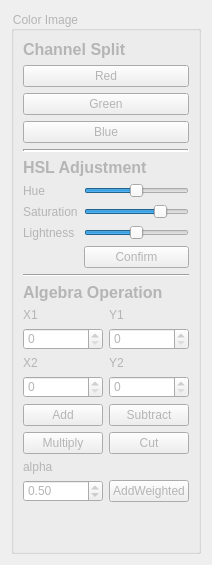
      <widget class="QWidget" name="colorPage">
       <layout class="QVBoxLayout" name="verticalLayout_3">
        <item>
         <widget class="QGroupBox" name="colorGroupBox">
          <property name="styleSheet">
           <string notr="true">color:rgb(181, 181, 181)</string>
          </property>
          <property name="title">
           <string>Color Image</string>
          </property>
          <layout class="QVBoxLayout" name="verticalLayout_2">
           <item>
            <widget class="QLabel" name="channelLabel">
             <property name="maximumSize">
              <size>
               <width>16777215</width>
               <height>30</height>
              </size>
             </property>
             <property name="styleSheet">
              <string notr="true">font-size:16px;
font-weight:bold</string>
             </property>
             <property name="text">
              <string>Channel Split</string>
             </property>
            </widget>
           </item>
           <item>
            <widget class="QPushButton" name="redPushButton">
             <property name="text">
              <string>Red</string>
             </property>
            </widget>
           </item>
           <item>
            <widget class="QPushButton" name="greenPushButton">
             <property name="text">
              <string>Green</string>
             </property>
            </widget>
           </item>
           <item>
            <widget class="QPushButton" name="bluePushButton">
             <property name="text">
              <string>Blue</string>
             </property>
            </widget>
           </item>
           <item>
            <widget class="Line" name="line1">
             <property name="styleSheet">
              <string notr="true"/>
             </property>
             <property name="lineWidth">
              <number>2</number>
             </property>
             <property name="orientation">
              <enum>Qt::Horizontal</enum>
             </property>
            </widget>
           </item>
           <item>
            <widget class="QLabel" name="label_27">
             <property name="maximumSize">
              <size>
               <width>16777215</width>
               <height>30</height>
              </size>
             </property>
             <property name="styleSheet">
              <string notr="true">font-size:16px;
font-weight:bold</string>
             </property>
             <property name="text">
              <string>HSL Adjustment</string>
             </property>
            </widget>
           </item>
           <item>
            <layout class="QGridLayout" name="gridLayout_11">
             <item row="1" column="0">
              <widget class="QLabel" name="saturationLabel">
               <property name="text">
                <string>Saturation</string>
               </property>
              </widget>
             </item>
             <item row="0" column="1">
              <widget class="QSlider" name="hueSlider">
               <property name="minimum">
                <number>-180</number>
               </property>
               <property name="maximum">
                <number>180</number>
               </property>
               <property name="orientation">
                <enum>Qt::Horizontal</enum>
               </property>
              </widget>
             </item>
             <item row="0" column="0">
              <widget class="QLabel" name="hueLabel">
               <property name="text">
                <string>Hue</string>
               </property>
              </widget>
             </item>
             <item row="2" column="1">
              <widget class="QSlider" name="lightnessSlider">
               <property name="minimum">
                <number>-100</number>
               </property>
               <property name="maximum">
                <number>100</number>
               </property>
               <property name="orientation">
                <enum>Qt::Horizontal</enum>
               </property>
              </widget>
             </item>
             <item row="2" column="0">
              <widget class="QLabel" name="lightnessLabel">
               <property name="text">
                <string>Lightness</string>
               </property>
              </widget>
             </item>
             <item row="1" column="1">
              <widget class="QSlider" name="saturationSlider">
               <property name="minimum">
                <number>-100</number>
               </property>
               <property name="maximum">
                <number>30</number>
               </property>
               <property name="value">
                <number>0</number>
               </property>
               <property name="sliderPosition">
                <number>0</number>
               </property>
               <property name="orientation">
                <enum>Qt::Horizontal</enum>
               </property>
              </widget>
             </item>
             <item row="3" column="1">
              <widget class="QPushButton" name="hslPushButton">
               <property name="text">
                <string>Confirm</string>
               </property>
              </widget>
             </item>
            </layout>
           </item>
           <item>
            <widget class="Line" name="line_3">
             <property name="orientation">
              <enum>Qt::Horizontal</enum>
             </property>
            </widget>
           </item>
           <item>
            <widget class="QLabel" name="label_28">
             <property name="maximumSize">
              <size>
               <width>16777215</width>
               <height>30</height>
              </size>
             </property>
             <property name="styleSheet">
              <string notr="true">font-size:16px;
font-weight:bold</string>
             </property>
             <property name="text">
              <string>Algebra Operation</string>
             </property>
            </widget>
           </item>
           <item>
            <layout class="QGridLayout" name="gridLayout_10">
             <item row="2" column="0">
              <widget class="QLabel" name="label_22">
               <property name="text">
                <string>X2</string>
               </property>
              </widget>
             </item>
             <item row="3" column="0">
              <widget class="QSpinBox" name="x2SpinBox"/>
             </item>
             <item row="3" column="1">
              <widget class="QSpinBox" name="y2SpinBox"/>
             </item>
             <item row="2" column="1">
              <widget class="QLabel" name="label_23">
               <property name="text">
                <string>Y2</string>
               </property>
              </widget>
             </item>
             <item row="0" column="1">
              <widget class="QLabel" name="label_21">
               <property name="text">
                <string>Y1</string>
               </property>
              </widget>
             </item>
             <item row="0" column="0">
              <widget class="QLabel" name="label_20">
               <property name="text">
                <string>X1</string>
               </property>
              </widget>
             </item>
             <item row="1" column="0">
              <widget class="QSpinBox" name="x1SpinBox"/>
             </item>
             <item row="1" column="1">
              <widget class="QSpinBox" name="y1SpinBox"/>
             </item>
             <item row="5" column="1">
              <widget class="QPushButton" name="cutPushButton">
               <property name="text">
                <string>Cut</string>
               </property>
              </widget>
             </item>
             <item row="7" column="0">
              <widget class="QLabel" name="label_24">
               <property name="text">
                <string>alpha</string>
               </property>
              </widget>
             </item>
             <item row="9" column="0">
              <widget class="QDoubleSpinBox" name="alphaSpinBox">
               <property name="maximum">
                <double>1.000000000000000</double>
               </property>
               <property name="value">
                <double>0.500000000000000</double>
               </property>
              </widget>
             </item>
             <item row="9" column="1">
              <widget class="QPushButton" name="addWeightedPushButton">
               <property name="text">
                <string>AddWeighted</string>
               </property>
              </widget>
             </item>
             <item row="4" column="1">
              <widget class="QPushButton" name="subPushButton">
               <property name="text">
                <string>Subtract</string>
               </property>
              </widget>
             </item>
             <item row="4" column="0">
              <widget class="QPushButton" name="addPushButton">
               <property name="text">
                <string>Add</string>
               </property>
              </widget>
             </item>
             <item row="5" column="0">
              <widget class="QPushButton" name="mulPushButton">
               <property name="text">
                <string>Multiply</string>
               </property>
              </widget>
             </item>
            </layout>
           </item>
           <item>
            <spacer name="verticalSpacer_3">
             <property name="orientation">
              <enum>Qt::Vertical</enum>
             </property>
             <property name="sizeType">
              <enum>QSizePolicy::Expanding</enum>
             </property>
             <property name="sizeHint" stdset="0">
              <size>
               <width>20</width>
               <height>40</height>
              </size>
             </property>
            </spacer>
           </item>
          </layout>
         </widget>
        </item>
       </layout>
      </widget>
